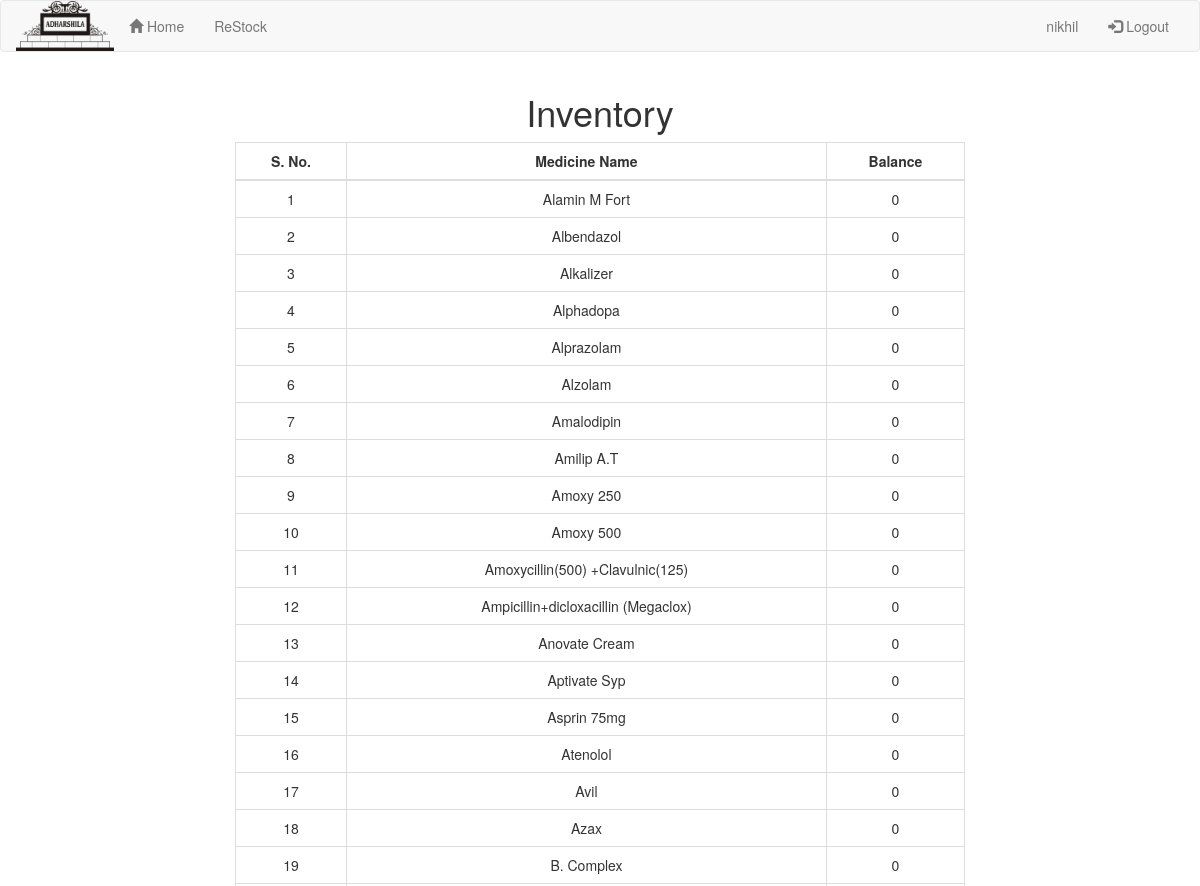
/inventory (signed in, upper part), run on an earlier commit of the app's database.
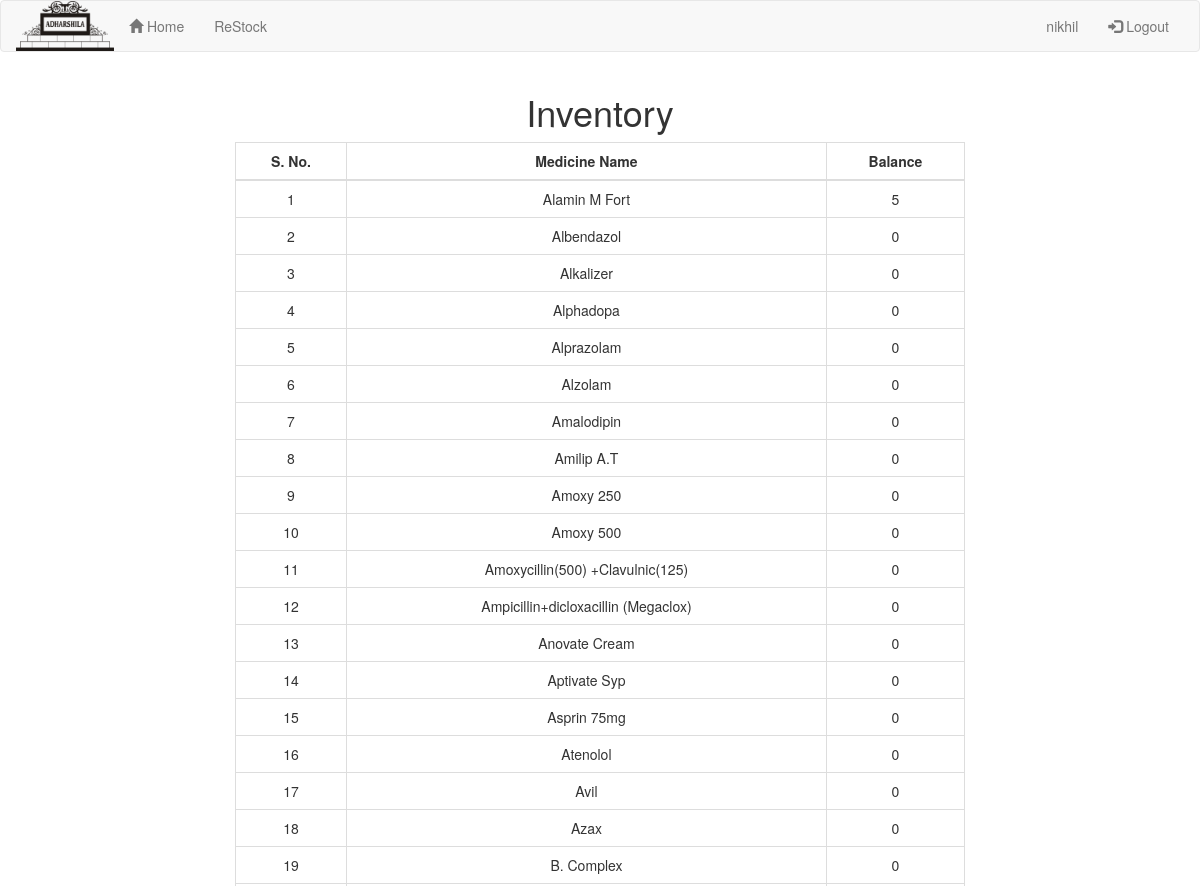
And on a later commit of the database.
### myapp/models.py (models this page shows, shortened)
class Medicine(models.Model):
	name = models.CharField(max_length=200)
	quantity = models.IntegerField(default=0)
	critical_quantity = models.IntegerField(default=10)
	monthly_usage = models.IntegerField(default=1000)

### myapp/views.py (the view)
# urls.py: url(r'inventory',views.inventory,name='issue'),
@login_required(login_url="/login/")
def inventory(request):
	m = sorted(Medicine.objects.all(), key=lambda x: x.name)
	context = {'medicines':m}
	return render(request,'inventory.html',context)

### myapp/templates/inventory.html (shortened to what this page needs)
{% extends "base.html" %}
{% block content %}
	<div class="container">
		<h1 align="center">Inventory</h1>
		<div class="col-md-8 col-md-offset-2">
			<table class="table table-bordered table-hover">
				<thead class="thead-inverse">
					<th>S. No.</th>
					<th>Medicine Name</th>
					<th>Balance</th>
				</thead>
				<tbody>
					{% for m in medicines %}
						<tr class="clickable-row" data-href="medicine/{{ m.id }}">
							<td>{{ forloop.counter }}</td>
							<td>{{ m.name }}</td>
							<td>{{ m.quantity }}</td>
						</tr>
					{% endfor %}
				</tbody>
			</table>
		</div>
	</div>
{% endblock %}

What changed in the data, as far as the page shows it:
changed Medicine "Alamin M Fort": quantity "0" → "5"
